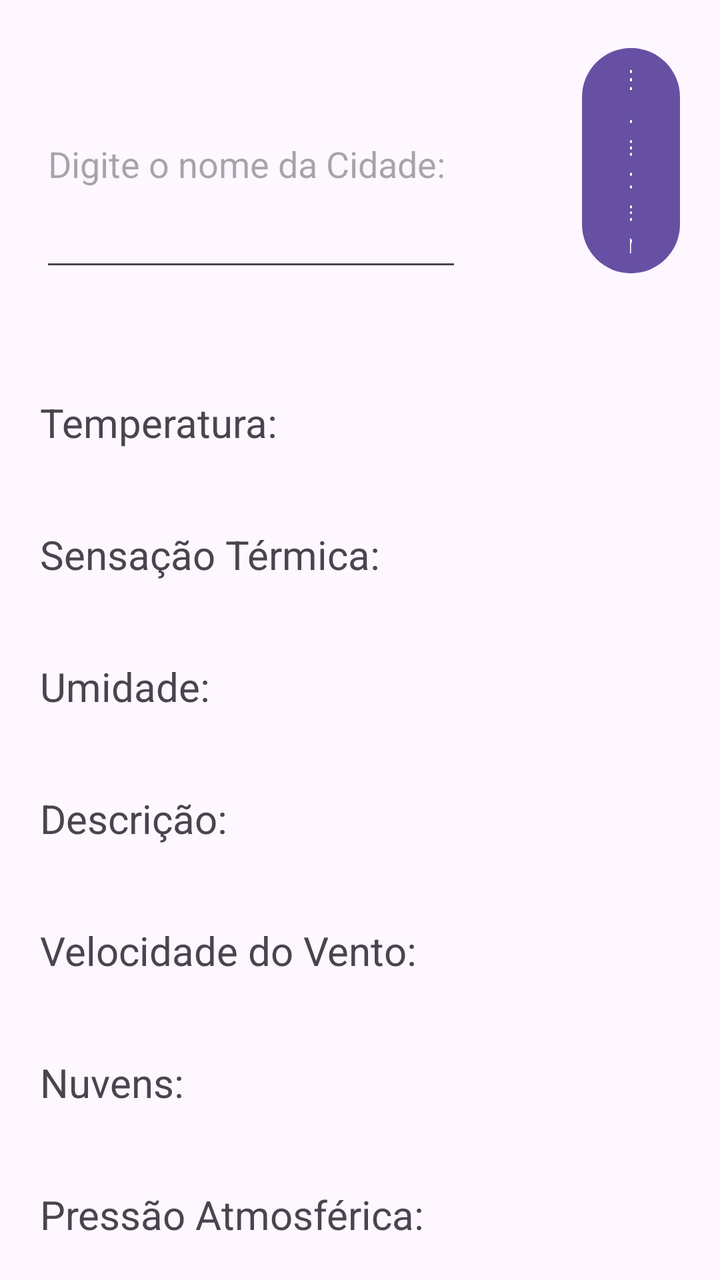
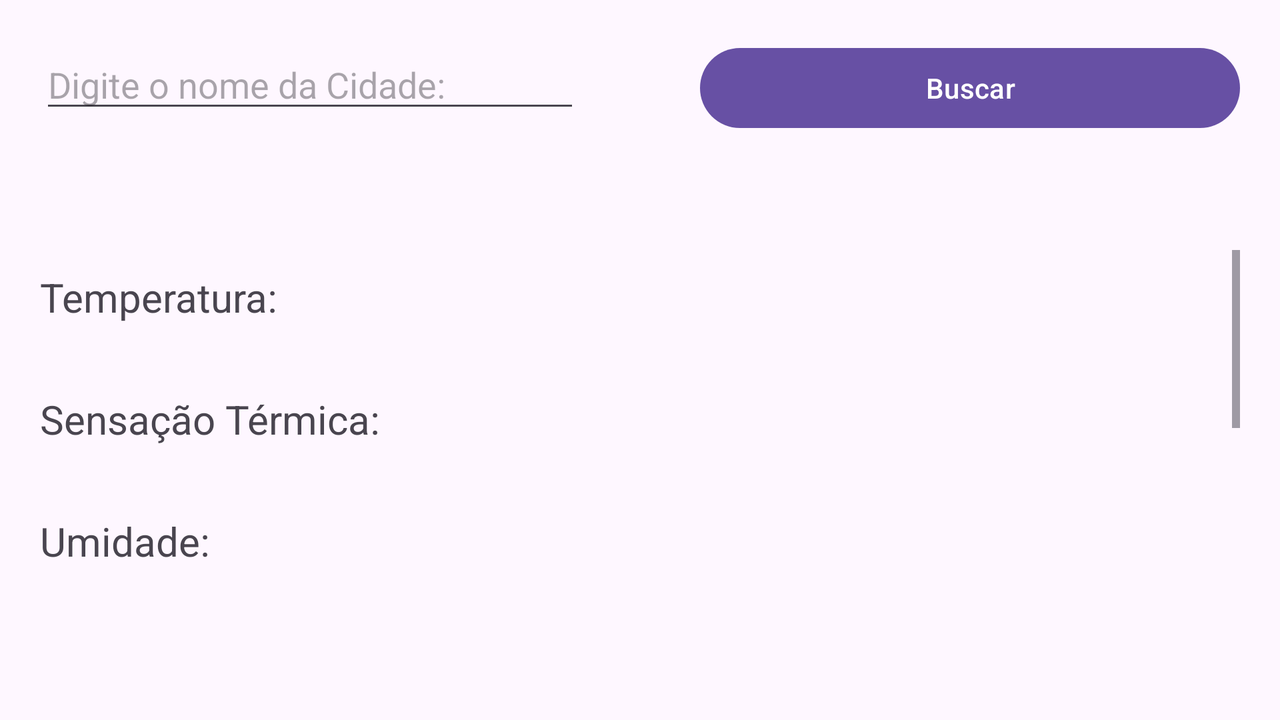

First picture: res/layout/ on a phone held upright. Second picture: the repository's own variant of that layout, on a device whose configuration matches the variant's folder. Source for both follows.
<!-- AndroidManifest.xml: application theme Theme.ProjetoDMO -->
<!-- res/layout/activity_weather_city.xml -->
<?xml version="1.0" encoding="utf-8"?>
<androidx.constraintlayout.widget.ConstraintLayout xmlns:android="http://schemas.android.com/apk/res/android"
    xmlns:app="http://schemas.android.com/apk/res-auto"
    xmlns:tools="http://schemas.android.com/tools"
    android:layout_width="match_parent"
    android:layout_height="match_parent"
    android:padding="20dp"
    tools:context=".View.WeatherCityActivity">

    <LinearLayout
        android:id="@+id/linearLayoutid"
        app:layout_constraintEnd_toEndOf="parent"
        app:layout_constraintStart_toStartOf="parent"
        app:layout_constraintTop_toTopOf="parent"
        android:layout_width="match_parent"
        android:layout_height="wrap_content"
        android:orientation="horizontal">


        <EditText
            android:layout_width="wrap_content"
            android:layout_height="match_parent"
            android:layout_gravity="center"
            android:hint="Digite o nome da Cidade: "
            android:id="@+id/editTextCidadeWC"/>

        <Button
            android:layout_width="wrap_content"
            android:layout_height="wrap_content"
            android:layout_marginStart="60dp"
            android:text="Buscar"
            android:id="@+id/buttonBuscaCidadeWC" />

    </LinearLayout>

    <TextView
        android:id="@+id/textViewTituloWC"
        android:layout_marginTop="20dp"
        android:layout_width="match_parent"
        android:layout_height="wrap_content"
        android:textAlignment="center"
        app:layout_constraintEnd_toEndOf="parent"
        app:layout_constraintTop_toBottomOf="@+id/linearLayoutid"
        app:layout_constraintStart_toEndOf="@+id/linearLayoutid"
        android:textSize="20sp" />

    <TextView
        android:layout_width="match_parent"
        android:layout_height="wrap_content"
        android:layout_marginTop="10dp"
        app:layout_constraintEnd_toEndOf="parent"
        app:layout_constraintTop_toBottomOf="@+id/textViewTituloWC"
        app:layout_constraintStart_toEndOf="@+id/textViewTituloWC"
        android:textSize="20sp"
        android:text="Temperatura: "
        android:id="@+id/textViewTTemperaturaWC" />

    <TextView
        android:layout_width="match_parent"
        android:layout_height="wrap_content"
        android:layout_marginTop="10dp"
        app:layout_constraintEnd_toEndOf="parent"
        app:layout_constraintTop_toBottomOf="@+id/textViewTTemperaturaWC"
        app:layout_constraintStart_toEndOf="@+id/textViewTTemperaturaWC"
        android:id="@+id/textViewTemperaturaWC" />

    <TextView
        android:layout_width="match_parent"
        android:layout_height="wrap_content"
        android:layout_marginTop="10dp"
        app:layout_constraintEnd_toEndOf="parent"
        app:layout_constraintTop_toBottomOf="@+id/textViewTemperaturaWC"
        app:layout_constraintStart_toEndOf="@+id/textViewTemperaturaWC"
        android:textSize="20sp"
        android:text="Sensação Térmica: "
        android:id="@+id/textViewTSensacaoTermicaWC" />

    <TextView
        android:layout_width="match_parent"
        android:layout_height="wrap_content"
        android:layout_marginTop="10dp"
        app:layout_constraintEnd_toEndOf="parent"
        app:layout_constraintTop_toBottomOf="@+id/textViewTSensacaoTermicaWC"
        app:layout_constraintStart_toEndOf="@+id/textViewTSensacaoTermicaWC"
        android:id="@+id/textViewSensacaoTermicaWC" />

    <TextView
        android:layout_width="match_parent"
        android:layout_height="wrap_content"
        android:layout_marginTop="10dp"
        app:layout_constraintEnd_toEndOf="parent"
        app:layout_constraintTop_toBottomOf="@+id/textViewSensacaoTermicaWC"
        app:layout_constraintStart_toEndOf="@+id/textViewSensacaoTermicaWC"
        android:textSize="20sp"
        android:text="Umidade: "
        android:id="@+id/textViewTUmidadeWC" />

    <TextView
        android:layout_width="match_parent"
        android:layout_height="wrap_content"
        android:layout_marginTop="10dp"
        app:layout_constraintEnd_toEndOf="parent"
        app:layout_constraintTop_toBottomOf="@+id/textViewTUmidadeWC"
        app:layout_constraintStart_toEndOf="@+id/textViewTUmidadeWC"
        android:id="@+id/textViewUmidadeWC" />

    <TextView
        android:layout_width="match_parent"
        android:layout_height="wrap_content"
        android:layout_marginTop="10dp"
        app:layout_constraintEnd_toEndOf="parent"
        app:layout_constraintTop_toBottomOf="@+id/textViewUmidadeWC"
        app:layout_constraintStart_toEndOf="@+id/textViewUmidadeWC"
        android:textSize="20sp"
        android:text="Descrição: "
        android:id="@+id/textViewTDescricaoWC" />

    <TextView
        android:layout_width="match_parent"
        android:layout_height="wrap_content"
        android:layout_marginTop="10dp"
        app:layout_constraintEnd_toEndOf="parent"
        app:layout_constraintTop_toBottomOf="@+id/textViewTDescricaoWC"
        app:layout_constraintStart_toEndOf="@+id/textViewTDescricaoWC"
        android:id="@+id/textViewDescricaoWC" />

    <TextView
        android:layout_width="match_parent"
        android:layout_height="wrap_content"
        android:layout_marginTop="10dp"
        app:layout_constraintEnd_toEndOf="parent"
        app:layout_constraintTop_toBottomOf="@+id/textViewDescricaoWC"
        app:layout_constraintStart_toEndOf="@+id/textViewDescricaoWC"
        android:textSize="20sp"
        android:text="Velocidade do Vento: "
        android:id="@+id/textViewTVelocidadeVentoWC" />

    <TextView
        android:layout_width="match_parent"
        android:layout_height="wrap_content"
        android:layout_marginTop="10dp"
        app:layout_constraintEnd_toEndOf="parent"
        app:layout_constraintTop_toBottomOf="@+id/textViewTVelocidadeVentoWC"
        app:layout_constraintStart_toEndOf="@+id/textViewTVelocidadeVentoWC"
        android:id="@+id/textViewVelocidadeVentoWC" />

    <TextView
        android:layout_width="match_parent"
        android:layout_height="wrap_content"
        android:layout_marginTop="10dp"
        app:layout_constraintEnd_toEndOf="parent"
        app:layout_constraintTop_toBottomOf="@+id/textViewVelocidadeVentoWC"
        app:layout_constraintStart_toEndOf="@+id/textViewVelocidadeVentoWC"
        android:textSize="20sp"
        android:text="Nuvens: "
        android:id="@+id/textViewTNuvensWC" />

    <TextView
        android:layout_width="match_parent"
        android:layout_height="wrap_content"
        android:layout_marginTop="10dp"
        app:layout_constraintEnd_toEndOf="parent"
        app:layout_constraintTop_toBottomOf="@+id/textViewTNuvensWC"
        app:layout_constraintStart_toEndOf="@+id/textViewTNuvensWC"
        android:id="@+id/textViewNuvensWC" />

    <TextView
        android:layout_width="match_parent"
        android:layout_height="wrap_content"
        android:layout_marginTop="10dp"
        app:layout_constraintEnd_toEndOf="parent"
        app:layout_constraintTop_toBottomOf="@+id/textViewNuvensWC"
        app:layout_constraintStart_toEndOf="@+id/textViewNuvensWC"
        android:textSize="20sp"
        android:text="Pressão Atmosférica: "
        android:id="@+id/textViewTPressaoAtmosfericaWC" />

    <TextView
        android:layout_width="match_parent"
        android:layout_height="wrap_content"
        android:layout_marginTop="10dp"
        app:layout_constraintEnd_toEndOf="parent"
        app:layout_constraintTop_toBottomOf="@+id/textViewTPressaoAtmosfericaWC"
        app:layout_constraintStart_toEndOf="@+id/textViewTPressaoAtmosfericaWC"
        android:id="@+id/textViewPressaoAtmosfericaWC" />

</androidx.constraintlayout.widget.ConstraintLayout>
<!-- resources referenced by this layout -->
<resources>
  <style name="Theme.ProjetoDMO" parent="Base.Theme.ProjetoDMO" />
  <style name="Base.Theme.ProjetoDMO" parent="Theme.Material3.DayNight.NoActionBar">
          
          
      </style>
</resources>
<!-- res/layout-land/activity_weather_city.xml (the repository's variant of the layout above) -->
<!-- drawn on the phone turned sideways -->
<?xml version="1.0" encoding="utf-8"?>
<androidx.constraintlayout.widget.ConstraintLayout xmlns:android="http://schemas.android.com/apk/res/android"
    xmlns:app="http://schemas.android.com/apk/res-auto"
    xmlns:tools="http://schemas.android.com/tools"
    android:layout_width="match_parent"
    android:layout_height="match_parent"
    android:padding="20dp"
    tools:context=".View.WeatherCityActivity">

        <EditText
            android:layout_width="0dp"
            android:layout_height="wrap_content"
            android:layout_gravity="center"
            app:layout_constraintStart_toStartOf="parent"
            app:layout_constraintEnd_toStartOf="@+id/buttonBuscaCidadeWC"
            app:layout_constraintTop_toTopOf="parent"
            android:hint="Digite o nome da Cidade: "
            android:id="@+id/editTextCidadeWC"/>

        <Button
            app:layout_constraintStart_toEndOf="@+id/editTextCidadeWC"
            app:layout_constraintEnd_toEndOf="parent"
            app:layout_constraintTop_toTopOf="parent"
            android:layout_width="0dp"
            android:layout_height="wrap_content"
            android:layout_marginStart="60dp"
            android:text="Buscar"
            android:id="@+id/buttonBuscaCidadeWC" />

    <TextView
        android:id="@+id/textViewTituloWC"
        android:layout_marginTop="20dp"
        android:layout_width="match_parent"
        android:layout_height="wrap_content"
        android:textAlignment="center"
        app:layout_constraintEnd_toEndOf="parent"
        app:layout_constraintTop_toBottomOf="@+id/buttonBuscaCidadeWC"
        app:layout_constraintStart_toEndOf="@+id/buttonBuscaCidadeWC"
        android:textSize="20sp" />

    <ScrollView
        android:layout_marginTop="10dp"
        android:layout_marginBottom="20dp"
        android:layout_width="0dp"
        android:layout_height="0dp"
        app:layout_constraintEnd_toEndOf="parent"
        app:layout_constraintStart_toStartOf="parent"
        app:layout_constraintTop_toBottomOf="@+id/textViewTituloWC"
        app:layout_constraintBottom_toBottomOf="parent">

        <LinearLayout
            android:layout_width="match_parent"
            android:layout_height="match_parent"
            android:orientation="vertical">

            <TextView
                android:layout_width="match_parent"
                android:layout_height="wrap_content"
                android:layout_marginTop="10dp"
                app:layout_constraintEnd_toEndOf="parent"
                app:layout_constraintTop_toBottomOf="@+id/textViewTituloWC"
                app:layout_constraintStart_toEndOf="@+id/textViewTituloWC"
                android:textSize="20sp"
                android:text="Temperatura: "
                android:id="@+id/textViewTTemperaturaWC" />

            <TextView
                android:layout_width="match_parent"
                android:layout_height="wrap_content"
                android:layout_marginTop="5dp"
                app:layout_constraintEnd_toEndOf="parent"
                app:layout_constraintTop_toBottomOf="@+id/textViewTTemperaturaWC"
                app:layout_constraintStart_toEndOf="@+id/textViewTTemperaturaWC"
                android:id="@+id/textViewTemperaturaWC" />

            <TextView
                android:layout_width="match_parent"
                android:layout_height="wrap_content"
                android:layout_marginTop="10dp"
                app:layout_constraintEnd_toEndOf="parent"
                app:layout_constraintTop_toBottomOf="@+id/textViewTemperaturaWC"
                app:layout_constraintStart_toEndOf="@+id/textViewTemperaturaWC"
                android:textSize="20sp"
                android:text="Sensação Térmica: "
                android:id="@+id/textViewTSensacaoTermicaWC" />

            <TextView
                android:layout_width="match_parent"
                android:layout_height="wrap_content"
                android:layout_marginTop="5dp"
                app:layout_constraintEnd_toEndOf="parent"
                app:layout_constraintTop_toBottomOf="@+id/textViewTSensacaoTermicaWC"
                app:layout_constraintStart_toEndOf="@+id/textViewTSensacaoTermicaWC"
                android:id="@+id/textViewSensacaoTermicaWC" />

            <TextView
                android:layout_width="match_parent"
                android:layout_height="wrap_content"
                android:layout_marginTop="10dp"
                app:layout_constraintEnd_toEndOf="parent"
                app:layout_constraintTop_toBottomOf="@+id/textViewSensacaoTermicaWC"
                app:layout_constraintStart_toEndOf="@+id/textViewSensacaoTermicaWC"
                android:textSize="20sp"
                android:text="Umidade: "
                android:id="@+id/textViewTUmidadeWC" />

            <TextView
                android:layout_width="match_parent"
                android:layout_height="wrap_content"
                android:layout_marginTop="5dp"
                app:layout_constraintEnd_toEndOf="parent"
                app:layout_constraintTop_toBottomOf="@+id/textViewTUmidadeWC"
                app:layout_constraintStart_toEndOf="@+id/textViewTUmidadeWC"
                android:id="@+id/textViewUmidadeWC" />

            <TextView
                android:layout_width="match_parent"
                android:layout_height="wrap_content"
                android:layout_marginTop="10dp"
                app:layout_constraintEnd_toEndOf="parent"
                app:layout_constraintTop_toBottomOf="@+id/textViewUmidadeWC"
                app:layout_constraintStart_toEndOf="@+id/textViewUmidadeWC"
                android:textSize="20sp"
                android:text="Descrição: "
                android:id="@+id/textViewTDescricaoWC" />

            <TextView
                android:layout_width="match_parent"
                android:layout_height="wrap_content"
                android:layout_marginTop="5dp"
                app:layout_constraintEnd_toEndOf="parent"
                app:layout_constraintTop_toBottomOf="@+id/textViewTDescricaoWC"
                app:layout_constraintStart_toEndOf="@+id/textViewTDescricaoWC"
                android:id="@+id/textViewDescricaoWC" />

            <TextView
                android:layout_width="match_parent"
                android:layout_height="wrap_content"
                android:layout_marginTop="10dp"
                app:layout_constraintEnd_toEndOf="parent"
                app:layout_constraintTop_toBottomOf="@+id/textViewDescricaoWC"
                app:layout_constraintStart_toEndOf="@+id/textViewDescricaoWC"
                android:textSize="20sp"
                android:text="Velocidade do Vento: "
                android:id="@+id/textViewTVelocidadeVentoWC" />

            <TextView
                android:layout_width="match_parent"
                android:layout_height="wrap_content"
                android:layout_marginTop="5dp"
                app:layout_constraintEnd_toEndOf="parent"
                app:layout_constraintTop_toBottomOf="@+id/textViewTVelocidadeVentoWC"
                app:layout_constraintStart_toEndOf="@+id/textViewTVelocidadeVentoWC"
                android:id="@+id/textViewVelocidadeVentoWC" />

            <TextView
                android:layout_width="match_parent"
                android:layout_height="wrap_content"
                android:layout_marginTop="10dp"
                app:layout_constraintEnd_toEndOf="parent"
                app:layout_constraintTop_toBottomOf="@+id/textViewVelocidadeVentoWC"
                app:layout_constraintStart_toEndOf="@+id/textViewVelocidadeVentoWC"
                android:textSize="20sp"
                android:text="Nuvens: "
                android:id="@+id/textViewTNuvensWC" />

            <TextView
                android:layout_width="match_parent"
                android:layout_height="wrap_content"
                android:layout_marginTop="5dp"
                app:layout_constraintEnd_toEndOf="parent"
                app:layout_constraintTop_toBottomOf="@+id/textViewTNuvensWC"
                app:layout_constraintStart_toEndOf="@+id/textViewTNuvensWC"
                android:id="@+id/textViewNuvensWC" />

            <TextView
                android:layout_width="match_parent"
                android:layout_height="wrap_content"
                android:layout_marginTop="10dp"
                app:layout_constraintEnd_toEndOf="parent"
                app:layout_constraintTop_toBottomOf="@+id/textViewNuvensWC"
                app:layout_constraintStart_toEndOf="@+id/textViewNuvensWC"
                android:textSize="20sp"
                android:text="Pressão Atmosférica: "
                android:id="@+id/textViewTPressaoAtmosfericaWC" />

            <TextView
                android:layout_width="match_parent"
                android:layout_height="wrap_content"
                android:layout_marginTop="5dp"
                app:layout_constraintEnd_toEndOf="parent"
                app:layout_constraintTop_toBottomOf="@+id/textViewTPressaoAtmosfericaWC"
                app:layout_constraintStart_toEndOf="@+id/textViewTPressaoAtmosfericaWC"
                android:id="@+id/textViewPressaoAtmosfericaWC" />

        </LinearLayout>

    </ScrollView>



</androidx.constraintlayout.widget.ConstraintLayout>
